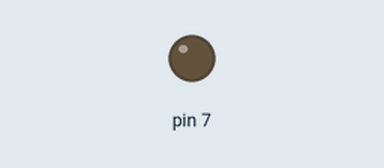
A sketch run on a simulated Arduino Uno, built with avr-gcc and run on an emulated ATmega328P. Parts: output pins drawn as LEDs (lit = HIGH).

Above: at 0.1 s.
At 2.1 s:
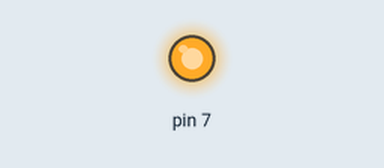
Timing chart, 0 to 3.6 s (numbered marks = the images above):
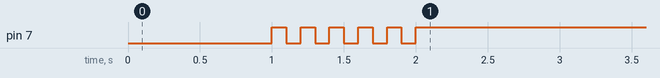

The sketch:

05_practice_2.ino
```cpp
void setup() {
  pinMode(7, OUTPUT);
  digitalWrite(7, 0);
  delay(1000);

  int i;
  i = 0;
  while(i<5){
    digitalWrite(7, 1);
    delay(100);
    digitalWrite(7, 0);
    delay(100);
    i++;
  }
  digitalWrite(7, 1);
}

void loop() {
}
```
